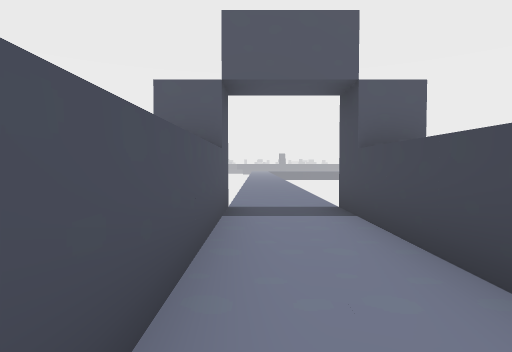
View 1 (above)

16 first-person views from a walk through a Godot game level. The camera is 1.5 m above the floor, tilts 2° down and sees 80° across. The floor is counted in squares, 2 m on a side. Each view is taken from the middle of a square. On the plan, view 1 faces up. The plan holds only what a view shows up to about 10 squares ahead; the rest is blank. The place goes on beyond the plan. Flat picture figures and markers are not drawn. Characters and animated objects are not drawn. Door leaves are left out where a doorway can be walked through.

View 2
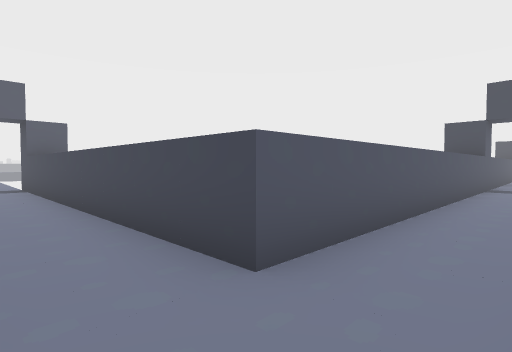

View 3
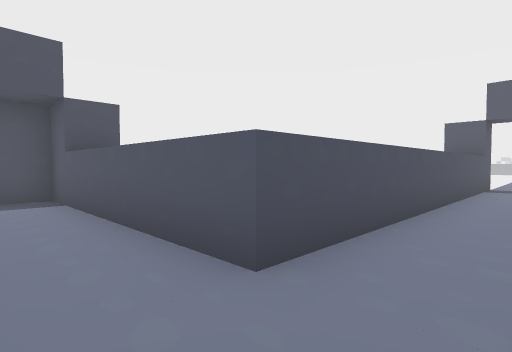

View 4
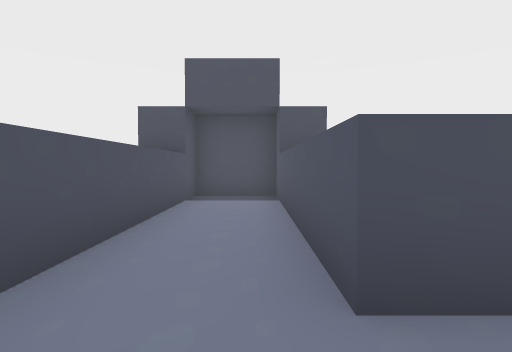

View 5
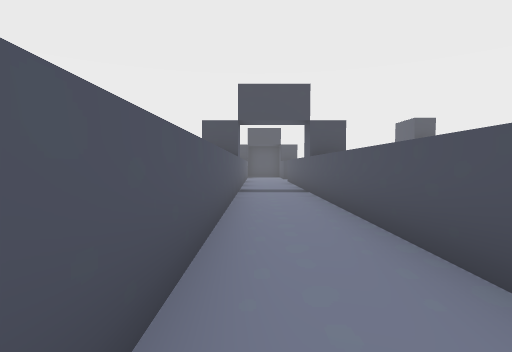

View 6
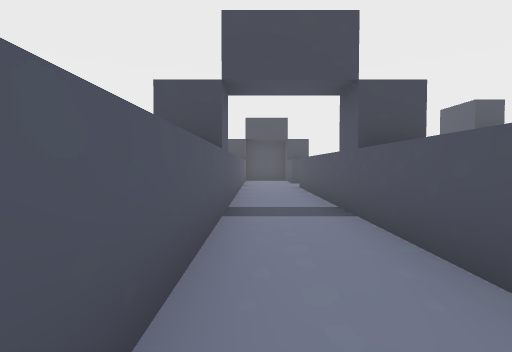

View 7
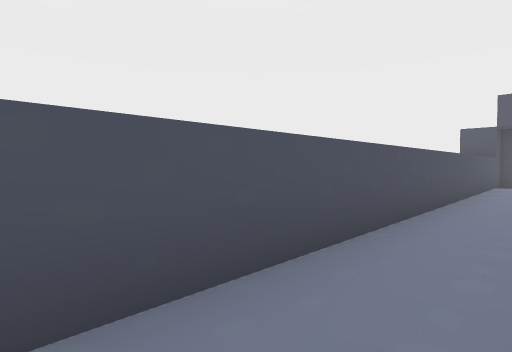

View 8
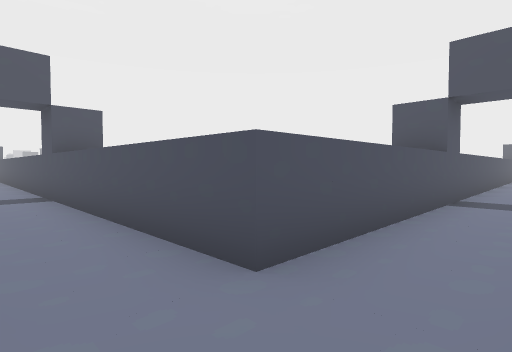

View 9
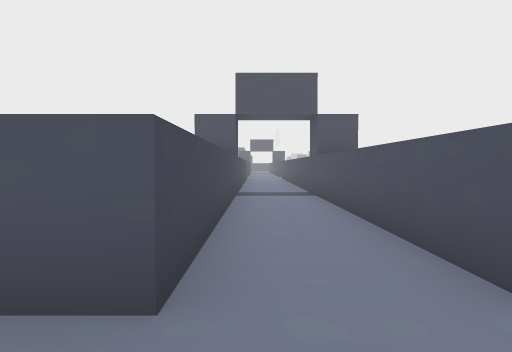

View 10
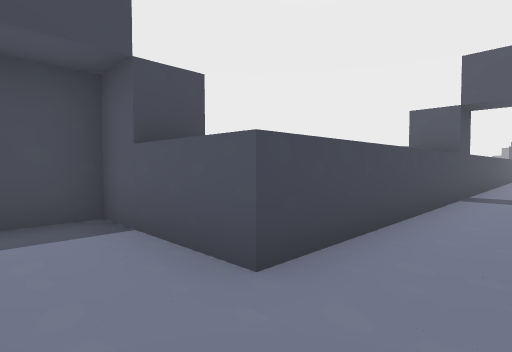

View 11
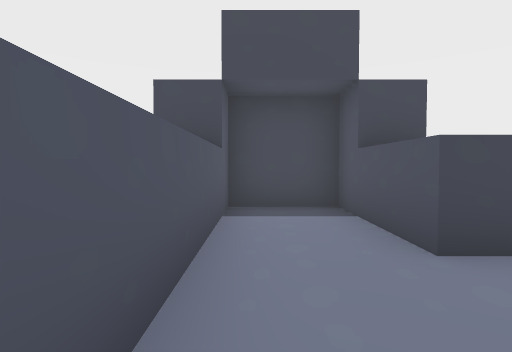

View 12
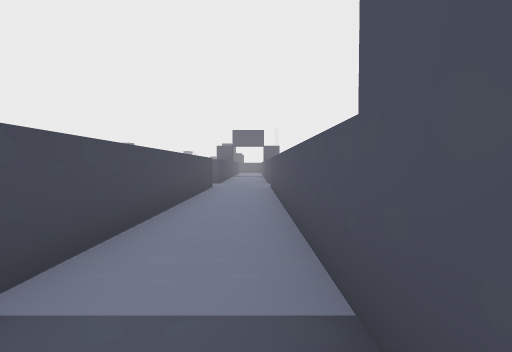

View 13
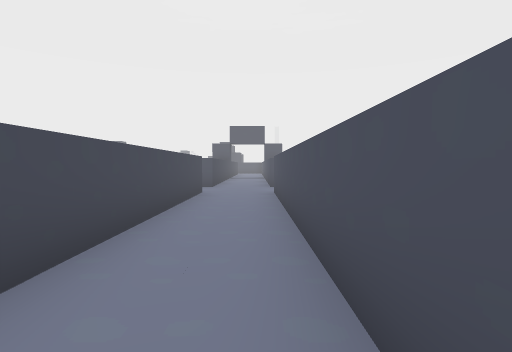

View 14
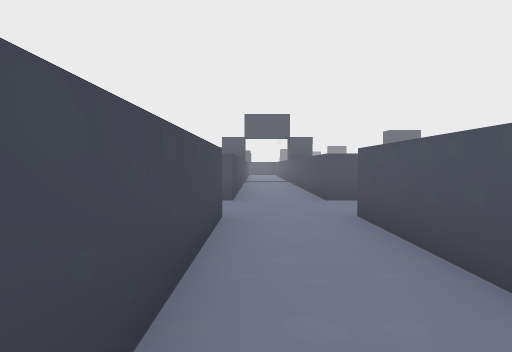

View 15
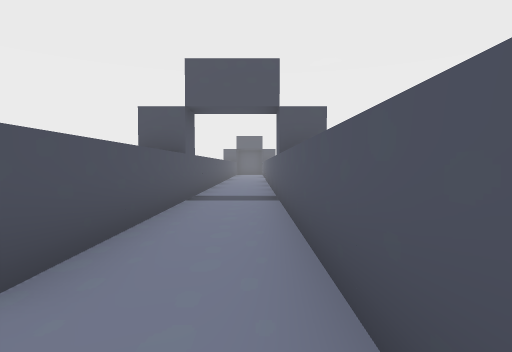

View 16
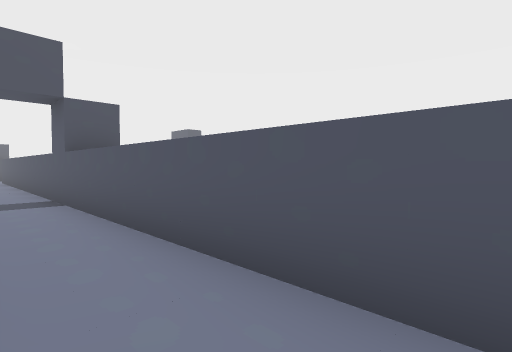

### Floor plan
Ten units are one square. View 1 is at (0, 0); x grows to the right and y downward. Boxes are objects, and circles mark ways between rooms. Rooms are numbered by the first view taken in them; rooms with no view inside come last. Other rooms are left out.
<svg viewBox="-70 -60 290 290">
<path fill="none" stroke="#000" d="M-5 -55 -5 45 -65 45 -65 65 110 65M110 45 15 45 15 -55M110 65 165 65 165 130M185 130 185 65 215 65 215 45 110 45M185 225 185 130M165 130 165 225"/>
<circle cx="110" cy="55" r="3" fill="#2a7"/>
<circle cx="175" cy="130" r="3" fill="#2a7"/>
<text x="10" y="40">1</text>
<text x="170" y="70">2</text>
<text x="170" y="180">3</text>
</svg>
Room 1 opens to room 2. Room 2 opens to room 3.

Where each view was taken, in squares from view 1:
view 1: 0 up, 0 right, facing up
view 2: 6 down, 0 right, facing up-right
view 3: 6 down, 1 right, facing up-left
view 4: 5 down, 1 right, facing left
view 5: 5 down, 2 right, facing right
view 6: 5 down, 6 right, facing right
view 7: 5 down, 7 right, facing down-left
view 8: 5 down, 18 right, facing down-left
view 9: 5 down, 18 right, facing down
view 10: 5 down, 17 right, facing down-right
view 11: 5 down, 16 right, facing right
view 12: 12 down, 17 right, facing down
view 13: 14 down, 17 right, facing down
view 14: 18 down, 18 right, facing down
view 15: 5 down, 18 right, facing left
view 16: 6 down, 18 right, facing up-left
